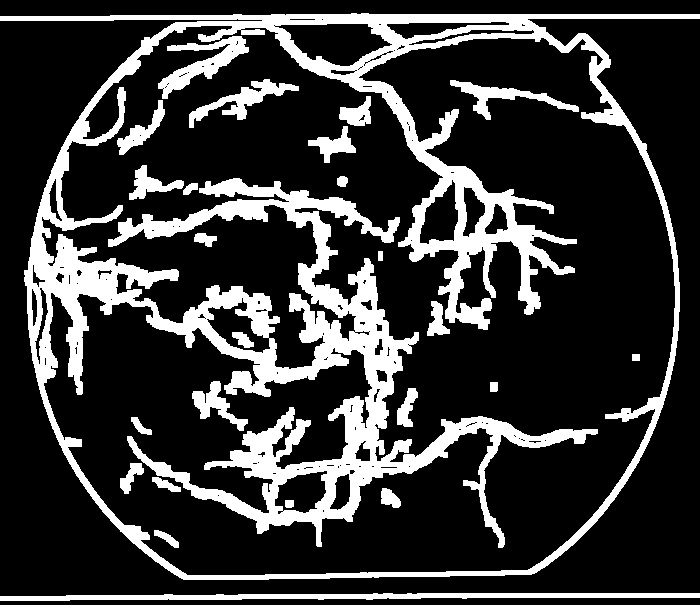
#> input picture Rozpoznawanie obrazu/KCK/im0001.jpg, 700 x 605 px; its folder holds only this picture in this run
$ python -i KCK.py   (imports and definitions only)   (older library calls are emulated)
#> lines starting #> are read from the running program, lines starting #| are printed output that depends on the picture; after the words box and inside, x2 and y2 are one past the last pixel; in counts of white or black regions, pixels touching at a corner belong together
#> further down, picture is the input picture: shape (605, 700); min 0, max 255, mean 55
from matplotlib import pyplot as plt
import cv2
import math
import numpy as np
import random
from sklearn.cluster import KMeans
from sklearn.metrics import confusion_matrix
from os.path import isfile, join
from os import listdir

class KCK:
    # [4 lines left out: function __init__, not called in this run]

    def __init__(self):
        pass

    # [63 lines left out: functions process, __predict, __convertData, not called in this run]

    def __contours(self, bloodVessels, vessels):
        for i in range(len(vessels)):
            std = np.std(vessels[i])
            maskSize = 30
            for row in range(len(vessels[i])):
                for col in range(len(vessels[i][row])):
                    if(vessels[i][row][col] > 150):
                        try:
                            vessels[i][row][col] = np.mean(vessels[i][row-maskSize:row+maskSize+1,col-maskSize:col+maskSize+1])
                        except:
                            pass
            maskSize = 15
            for row in range(len(vessels[i])):
                for col in range(len(vessels[i][row])):
                    if(vessels[i][row][col] > 130):
                        try:
                            vessels[i][row][col] = np.mean(vessels[i][row-maskSize:row+maskSize+1,col-maskSize:col+maskSize+1])
                        except:
                            pass
            v = np.median(vessels[i])
            bloodVessels.append(cv2.Canny(vessels[i], 10, 60))
#> this loop made 1 pass
#> (std, maskSize, v) on pass 1: (104.6, 15, 0)
#> after the loop, bloodVessels = 1 item; vessels = 1 item
        return bloodVessels

    def oneFullImage(self, image):
        sample = [image]
        color = np.copy(sample)

        bloodVessels = []
        bloodVessels = self.__contours(bloodVessels, sample)
#> bloodVessels = 1 item


        for i in range(len(bloodVessels)):
            kernel = np.ones((3, 3), np.uint8)
            bloodVessels[i] = cv2.morphologyEx(bloodVessels[i], cv2.MORPH_CLOSE, np.ones((5,5), np.uint8))
            bloodVessels[i] = cv2.dilate(bloodVessels[i], kernel, iterations=2)
#> this loop made 1 pass
#> kernel on pass 1: [[1, 1, 1], [1, 1, 1], [1, 1, 1]]

        return bloodVessels[i]
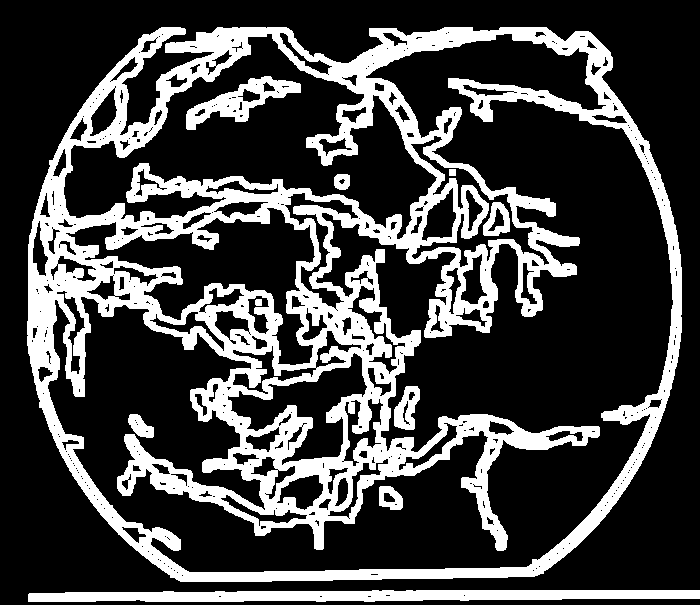
#> returned value: shape (605, 700); 26.5% white; 10 white regions, largest, box (x1, y1, x2, y2) and area: (27, 27, 682, 582) 101388, (28, 590, 700, 602) 6570, (186, 76, 301, 130) 2178

    # [7 lines left out: function writeImagesToFile, not called in this run]

>>> import cv2
>>> picture = cv2.imread('KCK/im0001.jpg', cv2.IMREAD_GRAYSCALE)
>>> result = KCK().oneFullImage(picture)
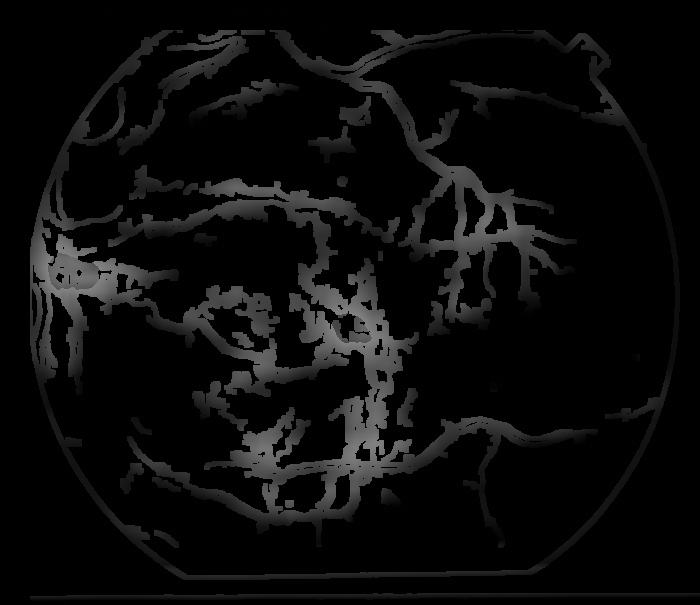
#> picture: shape (605, 700); min 0, max 130, mean 11.4

$ run again, on Rozpoznawanie obrazu/KCK/im0002.jpg
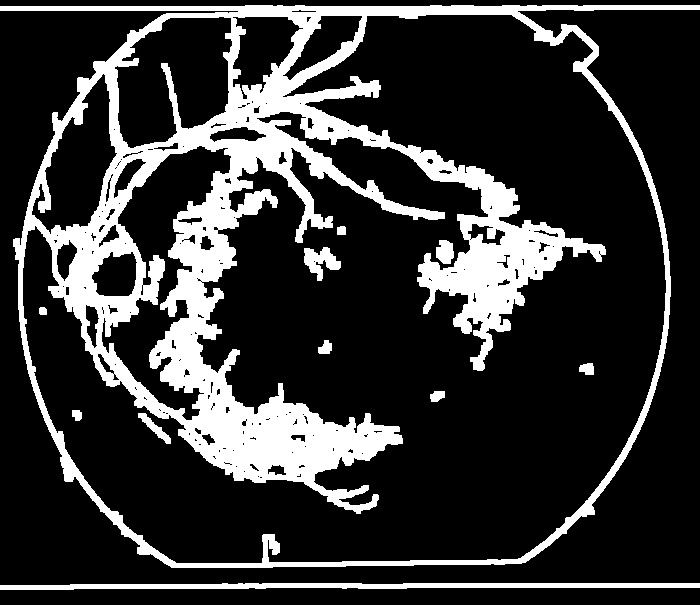
#> input picture Rozpoznawanie obrazu/KCK/im0002.jpg, 700 x 605 px
#> picture is the input picture: shape (605, 700); min 0, max 255, mean 52.7
#> the loop in __contours, `for i in range(len(vessels)):` made 1 pass
#> (std, maskSize, v) on pass 1: (103.1, 15, 0)
#> after the loop in __contours, `for i in range(len(vessels)):`: bloodVessels = 1 item
#> the loop in oneFullImage, `for i in range(len(bloodVessels)):` made 1 pass
#> kernel on pass 1: [[1, 1, 1], [1, 1, 1], [1, 1, 1]]
#> in oneFullImage, `return bloodVessels[i]`:
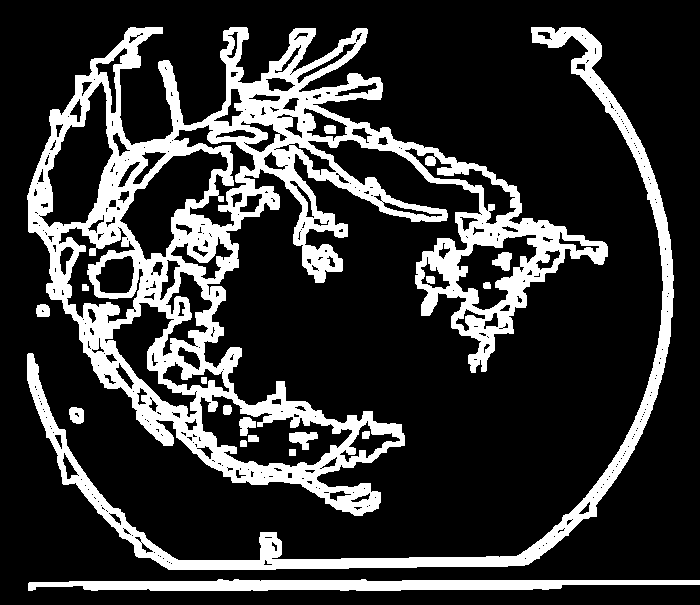
#> returned value: shape (605, 700); 21.1% white; 18 white regions, largest, box (x1, y1, x2, y2) and area: (27, 27, 608, 516) 65771, (27, 27, 674, 570) 16098, (28, 579, 700, 591) 5779
#> `result = KCK().oneFullImage(picture)`:
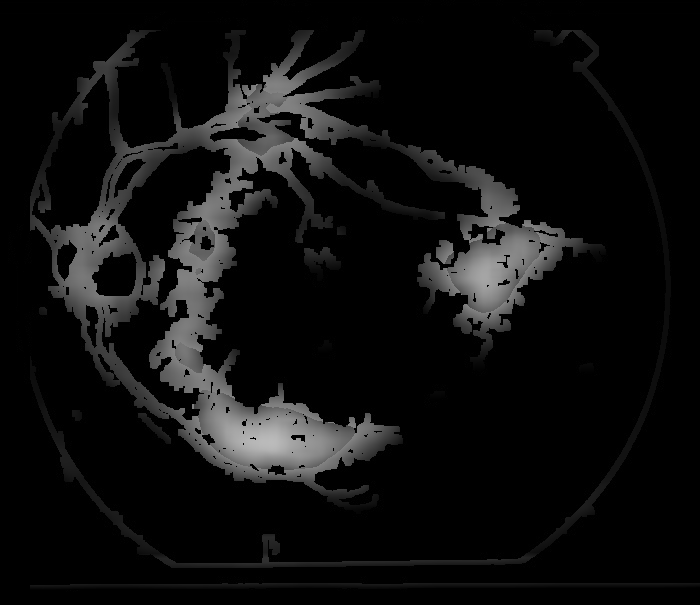
#> picture: shape (605, 700); min 0, max 187, mean 14.9

$ run again, on Rozpoznawanie obrazu/KCK/im0003.jpg
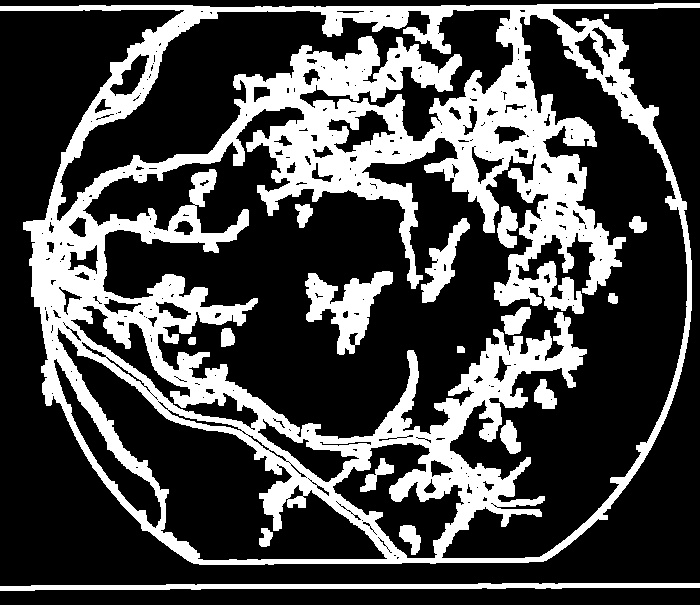
#> input picture Rozpoznawanie obrazu/KCK/im0003.jpg, 700 x 605 px
#> picture is the input picture: shape (605, 700); min 0, max 255, mean 73.9
#> the loop in __contours, `for i in range(len(vessels)):` made 1 pass
#> (std, maskSize, v) on pass 1: (115.4, 15, 0)
#> after the loop in __contours, `for i in range(len(vessels)):`: bloodVessels = 1 item
#> the loop in oneFullImage, `for i in range(len(bloodVessels)):` made 1 pass
#> kernel on pass 1: [[1, 1, 1], [1, 1, 1], [1, 1, 1]]
#> in oneFullImage, `return bloodVessels[i]`:
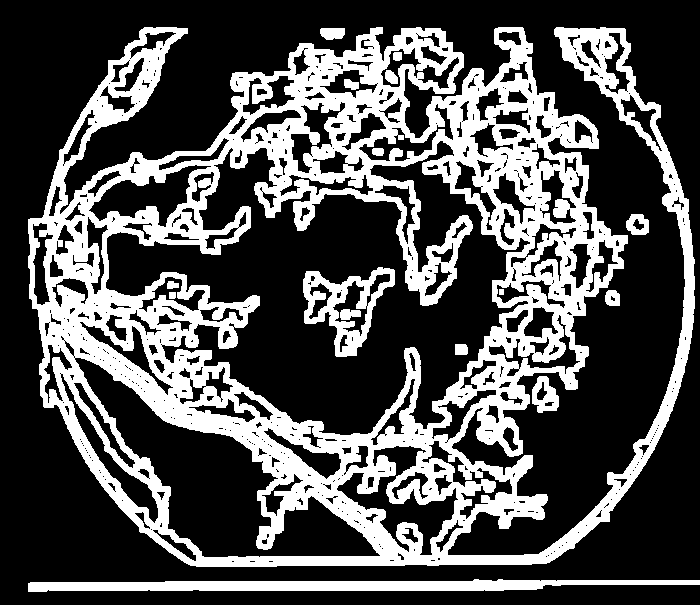
#> returned value: shape (605, 700); 31.7% white; 16 white regions, largest, box (x1, y1, x2, y2) and area: (28, 27, 695, 567) 122835, (28, 579, 700, 592) 5844, (303, 267, 395, 357) 3089
#> `result = KCK().oneFullImage(picture)`:
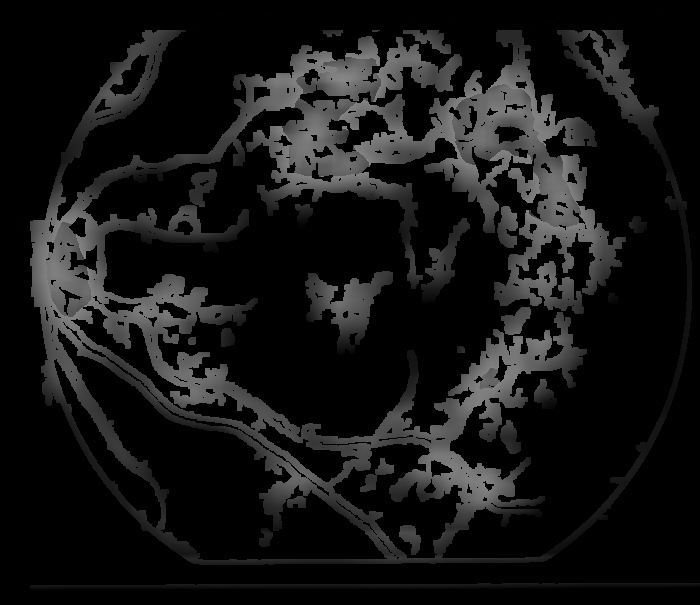
#> picture: shape (605, 700); min 0, max 135, mean 21.1

$ run again, on Rozpoznawanie obrazu/KCK/im0004.jpg
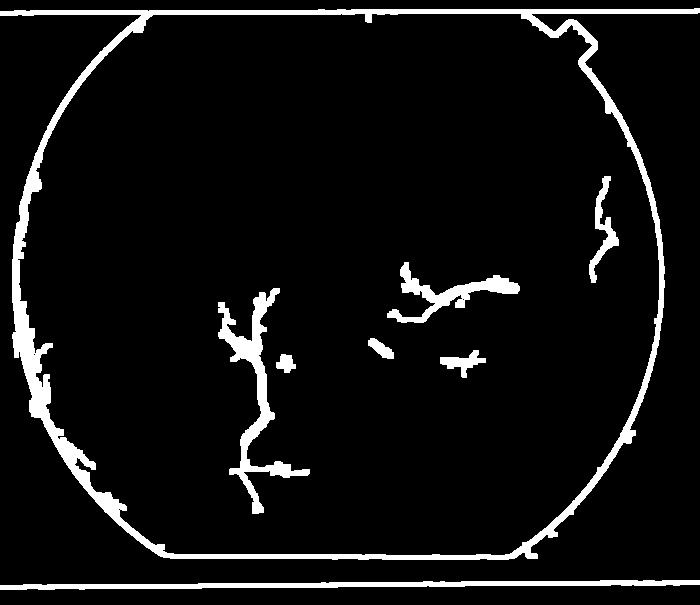
#> input picture Rozpoznawanie obrazu/KCK/im0004.jpg, 700 x 605 px
#> picture is the input picture: shape (605, 700); min 0, max 255, mean 17.5
#> the loop in __contours, `for i in range(len(vessels)):` made 1 pass
#> (std, maskSize, v) on pass 1: (64.29, 15, 0)
#> after the loop in __contours, `for i in range(len(vessels)):`: bloodVessels = 1 item
#> the loop in oneFullImage, `for i in range(len(bloodVessels)):` made 1 pass
#> kernel on pass 1: [[1, 1, 1], [1, 1, 1], [1, 1, 1]]
#> in oneFullImage, `return bloodVessels[i]`:
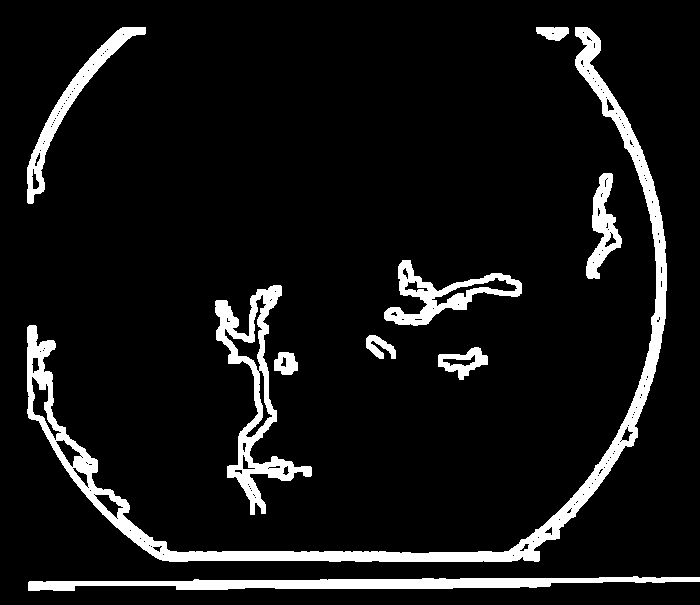
#> returned value: shape (605, 700); 8.4% white; 10 white regions, largest, box (x1, y1, x2, y2) and area: (27, 27, 667, 562) 15922, (28, 576, 700, 591) 5331, (215, 285, 312, 515) 5128
#> `result = KCK().oneFullImage(picture)`:
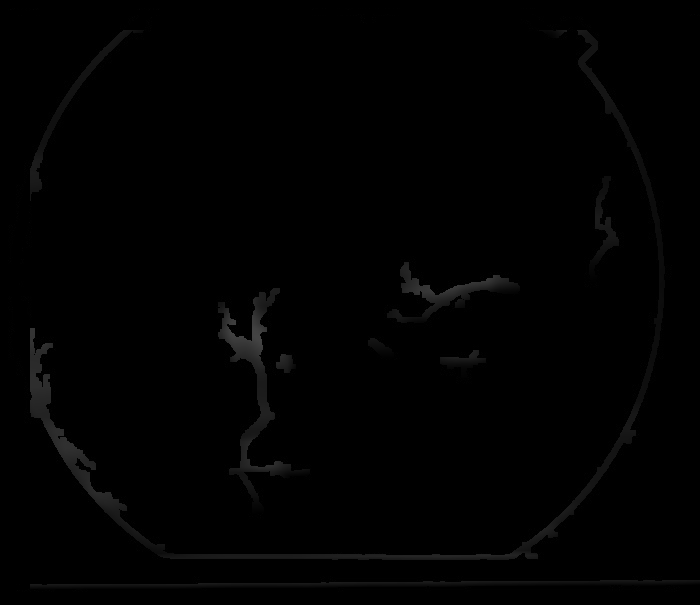
#> picture: shape (605, 700); 6.85% of pixels changed, all inside (x1, y1, x2, y2) = (0, 8, 700, 590)
